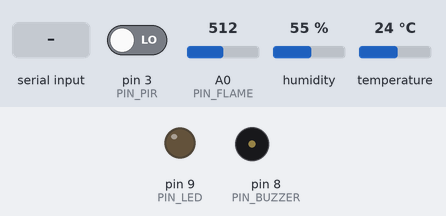
Simulated run of this sketch. Board: Arduino Uno, built with avr-gcc and run on an emulated ATmega328P. Parts: output pins drawn as LEDs (lit = HIGH), buzzer (waves = sounding). Inputs (shaded band) come from the test bench; at power-on: pin 3 (PIN_PIR) LOW, A0 (PIN_FLAME) = 512, humidity 55 %, temperature 24 °C. What the sketch prints to the serial monitor is not drawn.

Above: at 1.2 s.
1.3 s: "LED:1\n" received over Serial
At 2.1 s:
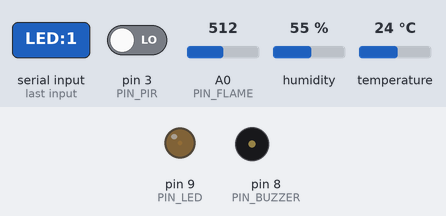
2.8 s: "BUZZ:1\n" received over Serial
4.3 s: "LED:150\n" received over Serial
At 5.5 s:
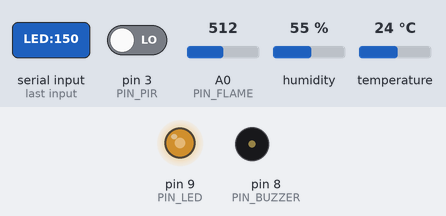
5.8 s: "BUZZ:150\n" received over Serial
At 5.88 s:
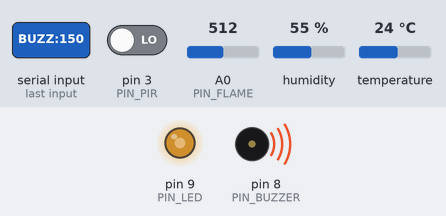
Timing chart, 0 to 8.4 s (numbered marks = the images above; inputs shaded):
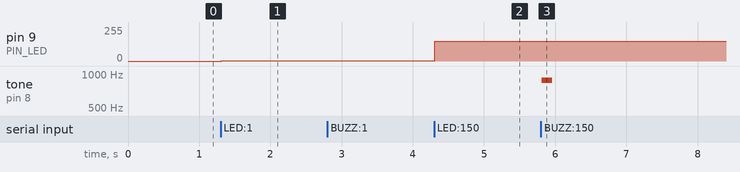

The sketch:

u21-serial-protocol.ino
```cpp
/*
 * U21 · 設計一個序列埠協定
 *
 * 目標：讓 Arduino 和電腦講同一種話。
 *
 * 到目前為止，Serial.print 只是印給人看的。
 * 一旦要讓電腦上的程式讀，就必須先講好格式 —— 那就是「協定」。
 *
 * 這裡用的規則只有三條：
 *   1. 一行一筆資料，用換行結尾
 *   2. 資料一律是 JSON 物件，方便電腦解析
 *   3. 不是資料的訊息（開機提示、錯誤）以 # 開頭，電腦看到就略過
 *
 * 反過來，電腦也可以送指令下來，格式是「名稱:數值」。
 *
 * 接線：
 *   DHT11 DATA -- D2
 *   PIR   OUT  -- D3
 *   LED   -[220R]- D9      （電腦可以控制亮度）
 *   蜂鳴器      -- D8      （電腦可以叫它響）
 *   火焰 AO     -- A0
 */

#include <SimpleDHT.h>

const int PIN_DHT = 2;
const int PIN_PIR = 3;
const int PIN_LED = 9;
const int PIN_BUZZER = 8;
const int PIN_FLAME = A0;

SimpleDHT11 dht11(PIN_DHT);

byte lastTemp = 0, lastHum = 0;
bool hasReading = false;

unsigned long lastSendAt = 0;
const unsigned long SEND_PERIOD = 1000;   // 每秒送一筆

void setup() {
  Serial.begin(9600);
  pinMode(PIN_PIR, INPUT);
  pinMode(PIN_LED, OUTPUT);
  pinMode(PIN_BUZZER, OUTPUT);
  Serial.println("# sensor node ready");   // # 開頭 = 給人看的，電腦會略過
}

// 送出一行 JSON
void sendReading() {
  Serial.print("{\"t\":");     Serial.print(lastTemp);
  Serial.print(",\"h\":");     Serial.print(lastHum);
  Serial.print(",\"pir\":");   Serial.print(digitalRead(PIN_PIR) == HIGH ? 1 : 0);
  Serial.print(",\"flame\":"); Serial.print(analogRead(PIN_FLAME));
  Serial.println("}");
}

// 處理電腦送下來的一行指令
void handleCommand(String line) {
  line.trim();
  if (line.length() == 0) return;

  int sep = line.indexOf(':');
  if (sep < 0) {
    Serial.println("# 指令格式錯誤，應為 名稱:數值");
    return;
  }

  String name = line.substring(0, sep);
  int value = line.substring(sep + 1).toInt();

  if (name == "LED") {
    analogWrite(PIN_LED, constrain(value, 0, 255));
    Serial.print("# LED 亮度設為 "); Serial.println(value);
  } else if (name == "BUZZ") {
    if (value > 0) tone(PIN_BUZZER, 880, value);   // 數值當作持續毫秒數
    else noTone(PIN_BUZZER);
    Serial.print("# 蜂鳴器 "); Serial.println(value);
  } else {
    Serial.print("# 不認識的指令 "); Serial.println(name);
  }
}

void loop() {
  // 有指令進來就先處理（不會卡住，沒東西時 available() 是 0）
  if (Serial.available()) {
    handleCommand(Serial.readStringUntil('\n'));
  }

  // 每秒送一筆，用 millis 不用 delay，才不會擋住上面的指令處理
  unsigned long now = millis();
  if (now - lastSendAt >= SEND_PERIOD) {
    lastSendAt = now;

    byte t = 0, h = 0;
    if (dht11.read(&t, &h, NULL) == SimpleDHTErrSuccess) {
      lastTemp = t; lastHum = h; hasReading = true;
    }
    if (hasReading) sendReading();
  }
}

/*
 * 自己測試協定
 *   開序列埠監控視窗，右下角把「沒有行結尾」改成「新行」，
 *   然後在輸入框打：
 *      LED:255      -> 燈全亮
 *      LED:20       -> 燈微亮
 *      BUZZ:300     -> 響 0.3 秒
 *
 * 為什麼要用 JSON 而不是 "26,58,0,812"
 *   逗號分隔看起來比較短，但少一個欄位、順序換掉，
 *   電腦那端就整個錯位而且不會報錯。
 *   JSON 有欄位名稱，加減欄位都不會壞掉。
 *
 * 為什麼非資料訊息要用 # 開頭
 *   開機提示、錯誤訊息如果直接混進資料流，
 *   電腦那端解析 JSON 就會失敗。給它一個好認的前綴，
 *   電腦看到就跳過，人看序列埠監控視窗時又讀得懂。
 */
```

Measured:
- after the input at 1.3 s, pin 9 (PIN_LED): 0/255 → 1/255 at once
- after the input at 4.3 s, pin 9 (PIN_LED): 1/255 → 150/255 at once
- after the input at 5.8 s, tone on pin 8 (PIN_BUZZER): silent → 880 Hz at once, → silent 0.15 s later
